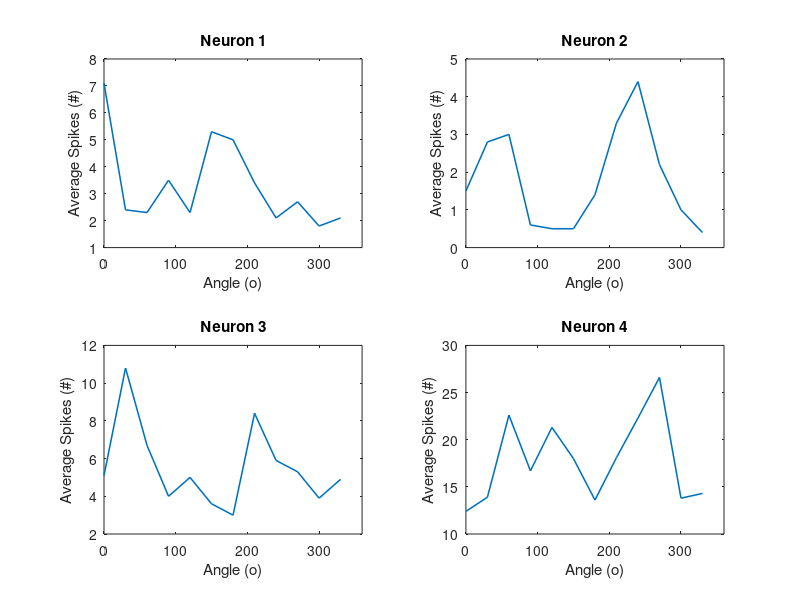

MATLAB code for this plot: (Note: this script raises an error after producing the figure.)
%%
% <latex> 
% \title{BE 521: Homework 5 \\{\normalsize Vision} \\{\normalsize Spring 2021}} 
% \author{42 points} 
% \date{Due: Tuesday, 03/02/2021 10 pm} 
% \maketitle \textbf{Objective:} Visual responses and likelihood
% </latex>

%% 
% <latex> 
% \begin{center} \author{Saif Khawaja \\
%   \normalsize Collaborators: Raveen K \\}
% \end{center} 
% </latex>

%% 
% <latex> 
% \subsection*{V1 Dataset}
% In this homework, you will work with data from 18 cells recorded from mouse primary visual cortex (also known as V1). Cells in this area are responsive to specific angles. Hence, a common stimulation paradigm is to show the subject a sinusoidal grating drifting at a specific angle (see Figure 1).
% \begin{figure}[h!]
%  \centering
%  \includegraphics[width=48px]{figs/grad30.png}
%  \includegraphics[width=48px]{figs/grad60.png}
%  \includegraphics[width=48px]{figs/grad90.png}
%  \caption{Example sinusoidal drifting grating at (in order left to right) 30, 60, and 90 degrees, where the red arrows shows the direction of the drift.}
% \end{figure}
% This data was collected and graciously provided by Daniel Denman in the Contreras Lab, University of Pennsylvania. The file \verb|mouseV1.mat| contains two variables: \verb|neurons|, a cell array representing all the times that each of the 18 cells fired a spike during the approximately 7 minute long experiment, and \verb|stimuli|, which provides the time (first column, in milliseconds) that a given angle (second column) was presented in this experiment.  Note that each stimulus in \verb|stimuli| is presented for exactly 2 seconds, after which a gray screen is presented for approximately 1.5 seconds (therefore each trial is approximately 3.5 seconds in duration.) 
% \section{Stimulus Response (11 pts)} 
% In this section, you will explore the response of the cells to different stimulus angles. 
% \begin{enumerate}
%  \item How many unique grating angles, \textit{m}, are there in \verb|stimuli|? (1 pt)
% </latex>

%%

load("mouseV1.mat")
num_angles = length(unique(stimuli(:,2)))

%%
% <latex> 
%  \item A \emph{tuning curve} is frequently used to study the response of a neuron to a given range of input stimuli. To create tuning curves for this data, calculate the average number of spikes each cell fires in response to each grating angle. Store the result in an $18\times m$ dimensional matrix, where each element represents the response of a single neuron to a particular input stimulus angle, with each neuron assigned a row and each angle assigned a column. In a $2\times 2$ Matlab subplot, plot the tuning curve for the first four cells.  Place the stimulus angle on the x-axis and the number of spikes on the y-axis.  (6 pts)
% </latex>

%%

sorted = cell(num_angles,1);
labels = unique(stimuli(:,2)); 

for i = 1:num_angles
    sorted{i} = stimuli(stimuli(:, 2) == (i-1) * 30, 1);
end

spikes = zeros(18,num_angles);

for theta = 1:num_angles
    for stim_t = 1:length(sorted{theta})
        for ncounter = 1:length(neurons)
            for nactivity = 1:length(neurons{ncounter})
                if neurons{ncounter}(nactivity) >= sorted{theta}(stim_t) & neurons{ncounter}(nactivity) <= (sorted{theta}(stim_t) + 3.5e3)
                    
                    spikes(ncounter, theta) = spikes(ncounter, theta) + 1;
                    
                end
            end
        end
    end
end

tuningCurve = spikes/length(sorted{1});

figure
for i = 1:4
    subplot(2, 2, i) 
    plot(0:30:330,tuningCurve(i,:),"LineWidth",1.125) 
    xlim([0 360])
    title(sprintf("Neuron %d",i)) 
    ylabel("Average Spikes (#)") 
    xlabel("Angle (o)")
end
sgtitle('Tuning Curves')

%% 
% <latex> 
%   \begin{enumerate}
%    \item Look through the tuning response curves of each of the 18 cells.  How reasonable is it to assume that the response of a given cell to angle $\theta$ is the same as its response to angle $\theta+180$? Include at least a few tuning curves to back up your answer. (2 pts)
% </latex>

%%

randang = randperm(num_angles / 2, 3);

for i = 1:3
    figure
    subplot(2, 1, 1)
    plot(1:18, tuningCurve(:,randang(i)),"LineWidth",1.25)
    xlim([1 18])
    title(sprintf("Tuning Curve across Neurons %d degrees", labels(randang(i))))
    ylabel("Average Spikes (#)")
    xlabel("Angle (o)")
    subplot(2,1,2)
    plot(1:18, tuningCurve(:, randang(i) + 6),"LineWidth",1.125) 
    xlim([1 18])
    title(sprintf("Tuning Curve %d degrees", labels(randang(i)+6)))
    ylabel("Average Spikes (#)")
    xlabel("Angle (o)")
end

%% 
% <latex> 
%    \item Does this assumption have any physiological justification (given what you know about the types of cells in V1)? (2 pts)
% </latex>

%%

% Given that the V1 cells process visual information and that the grating
% permits certain angles through, one would see the same stimuli as the
% grating is similarly aligned. We can expect the responses should be identical
% at both angles and therefore the assumption is reasonable. There is some
% variation here, however, but we can speculate this is do to minor physiological
% differences between cells. 

%% 
% <latex> 
%   \end{enumerate}
% \end{enumerate}
% \section{Neural Decoding (31 pts)}
% Suppose we would like to work backwards - that is, for a given neural response, can we predict what the grating angle was? This process is called ``neural decoding,'' and is especially of interest to the BCI motor control community (as we'll see in a later homework). 
% In this section, we will try out an approach which is detailed in Jazayeri \& Movshon 2006 \footnote{A copy of this paper is included if you are curious, but we walk you through the method in this homework.}.
% The method we will use involves finding the maximum likelihood of
% the data. \\ \\
% Here, the data is the number of spikes $s_i$ that cell $i$ fires when the subject sees a stimulus with grating angle $\theta$. One way to think about our likelihood function is to ask the question ``given a stimulus angle $\theta$, how many spikes would I expect this cell to fire?'' We can represent this number of spikes $s_i$ using a Poisson process with parameter $f_i(\theta)$ for a stimulus $\theta$, where $f_i$ represents neuron $i$'s tuning function.
% A Poisson distribution is often used to model count data that occurs at a constant rate, and in this case the rate is given by $f_i(\theta)$. In other words, our likelihood function $L_i(\theta)$ for each neuron $i$ is the probability $p(s_i|\theta)$ of neuron $i$ firing $s_i$ spikes for a given value of $\theta$. 
% The idea in this method is to calculate the log likelihood\footnote{log = natural log unless otherwise specified} function of each neuron and then add them all together to get the log likelihood function of the entire population of ($n$) neurons. We often work with the $\emph{log}$ likelihood because it allows adding of probabilities instead of multiplying, which can lead to numerical problems.
% \begin{align*}
% p(s_i|\theta) \sim &\; Pois(f_i(\theta)) = \frac{f_i(\theta)^{s_i}}{s_i!} e^{-{f_i(\theta)}} \tag{Poisson probability density}\\
% \L_i(\theta) =&\; p(s_i|\theta) \tag{Likelihood of a given neuron firing at $s_i$}\\
% \L(\theta) = &\; \prod_{i=1}^n p(s_i|\theta) \tag{Joint likelihood of all n neurons}\\
% \log \L(\theta) = &\;\sum_{i=1}^n \log L_i(\theta) = \sum_{i=1}^n \log p(s_i|\theta)  \tag{Take log}\\
% \propto &\;  \sum_{i=1}^n s_i \log f_i(\theta) \tag{evaluation of PDF and simplifying}
% \end{align*}
% Thus, we can define the log likelihood for each neuron $i$ as the log of its tuning curve $f_i(\theta)$ times the number of spikes $s_i$ it fires for a particular stimulus $\theta$, and the population log likelihood is simply the summation across all cells. This tells us that, given a set of tuning curves $f_i(\theta)$, we can compute the likelihood of observing our data $s$.
% But we already have those tuning curves for each cell from question 1.2, so all we need to know for a new (hidden) stimulus is how many spikes each neuron fires. Let $\mathbf{s}$ be the $n$-dimensional column vector of the number of spikes each cell fires after the subject is presented with a new stimulus $\theta'$ and let $\mathbf{F}$ be the $n\times m$ matrix representing the tuning curves of each neuron at each of the $m$ stimuli (for us, $m$ is the number of stimuli between 0 and 150 degrees because we assume that all neurons respond equally to $\theta$ and $\theta+180$ degrees.)  We can then compute the log likelihood of the new stimulus $\theta'$ easily using the inner product of $\mathbf{s}$ and $\mathbf{F}$: \verb|L = s'*log(F)|.
% \begin{enumerate}
%  \item Compute the matrix \verb|F| by recalculating the tuning curves you calculated in question 1.2 using only the \textbf{first 70} trials (this is akin to our ``training'' data). You will use the remaining 50 trials (as ``testing'' data) to make predictions. Make a histogram of the number of stimulation angles for the first 70 trials to ensure that each angle (0 to 150) is presented at least a few times. (4 pts)
% </latex>

%%

angsorted = cell(6, 1);

anghist = zeros(70, 1);

startCount = 1;

for i = 1:num_angles / 2
    angsorted{i} = [stimuli(stimuli(1:70, 2) == (i - 1) * 30, 1); 
    stimuli(stimuli(1:70, 2) == (((i - 1) * 30) + 180), 1)];
    totalAngles = length([stimuli(stimuli(1:70,2) == (i-1)*30,1); 
    stimuli(stimuli(1:70,2) == (((i-1)*30) + 180),1)]); 

    anghist(startCount:startCount + totalAngles - 1) = [stimuli(stimuli(1:70,2) == (i-1)*30,2); stimuli(stimuli(1:70,2) == (((i-1)*30) + 180),2) - 180];
    startCount = startCount + totalAngles;
end

F = zeros(18,num_angles/2);

spiketest = zeros(18,num_angles/2);

for theta = 1:num_angles/2
    for stim_t = 1:length(angsorted{theta})
        for ncounter = 1:length(neurons)
            for nactivity = 1:length(neurons{ncounter})
                if neurons{ncounter}(nactivity) >= angsorted{theta}(stim_t) & neurons{ncounter}(nactivity) <= (angsorted{theta}(stim_t) + 3.5e3)
                    spiketest(ncounter,theta) = spiketest(ncounter,theta) + 1;
                end
            end
        end
    end

F(:,theta) = spiketest(:,theta)/(length(angsorted{theta})); 

end

figure
histogram(anghist,6)
xlabel("Angle (o)")
ylabel("Spikes (#)")
title("Distribution of first 70 sample angles")
   
%% 
% <latex> 
%  \item For the 50 ``testing'' trials, compute a $n \times 50$ matrix \verb|S| where each row 
% represents the number of spikes one neuron fired in response to a each of the 50 trials. With this, you can easily compute the log likelihood functions for all the trials at 
% once with the command: \verb|L_test = S'*log(F)|. (Hint: add a small number to \verb|F| to avoid taking the log of 0)
%   \begin{enumerate}
% 	\item Plot the likelihood functions for the first four testing trials in a $2\times 2$ subplot. In the title of each plot, give the trial number (1, 2, 3, or 4) and the true stimulation angle. Make sure to label your axes correctly. (5 pts)
% </latex>

%%

exp_ang = cell(6,1);

for i = 1:num_angles/2
    exp_ang{i} = [stimuli(stimuli(71:120,2) == (i - 1)*30,1); 
        stimuli(stimuli(71:120,2) == (((i-1)*30) + 180),1)];
end

s = zeros(18,50);

for stim_t = 71:120
    for ncounter = 1:length(neurons)
        for nactivity = 1:length(neurons{ncounter})
            if neurons{ncounter}(nactivity) >= stimuli(stim_t,1) & neurons{ncounter}(nactivity) <= (stimuli(stim_t, 1) + 3.5e3)
                
                s(ncounter,stim_t - 70) = s(ncounter,stim_t - 70) + 1;
                
            end
        end
    end
end

L = s' * log(F);

figure
subplot(2, 2, 1)
plot(labels(1:6),L(1,:),'LineWidth',1.125)
xlabel("Angle (o)")
ylabel("Log Likelihood")
title(['Trial 1 | Stim Angle = ', num2str(stimuli(71,2)),' degrees'])
subplot(2,2,3)
plot(labels(1:6),L(3,:),'LineWidth',1.125)
xlabel("Angle (o)")
ylabel("Log Likelihood") 
title(['Trial 3 | Stim Angle = ', num2str(stimuli(73,2)),' degrees'])
subplot(2, 2, 2)
plot(labels(1:6),L(2,:),'LineWidth',1.125)
xlabel("Angle (o)")
ylabel("Log Likelihood") 
title(['Trial 2 | Stim Angle = ', num2str(stimuli(72,2)-180),' degrees'])
subplot(2,2,4)
plot(labels(1:6),L(4,:),'LineWidth',1.125)
xlabel("Angle (o)")
ylabel("Log Likelihood") 
title(['Trial 4 | Stim Angle = ', num2str(stimuli(74,2)),' degrees'])

%% 
% <latex> 
% 	\item How well do these four likelihood functions seem to match the true stimulation angle? Explain in a few sentences. (3 pts)
% </latex>

%%

% There is some success since they predicted 3/4 of the graphs as well as
% demonstrate peak likelihoods for 1, 2 and 3. 1 and 3 did have a high
% likelihood at other angles, so the functions are only marginally
% sufficient to determine given a sizeable error that independently might
% provide alternative conclusions.

%% 
% <latex> 
% 	\item Compute the maximum likelihood estimate (MLE) for each of
% 	the 50 trials. This is another way of asking which angle $\theta$ has the highest probability.
% 	\[ \hat{\theta}_{MLE} = \arg\max_\theta\; L(\theta) = \arg\max_\theta\; \log L(\theta) \]
% 	In what percentage of the 50 trials did your MLE correctly predict the stimulation angle [0-150]? (5 pts)
% </latex>

%%

expang = zeros(50, 2);

for i = 1:50
    if stimuli(70 + i,2) >= 180
        expang(i,1) = stimuli(70 + i,2) - 180;
    else
        expang(i,1) = stimuli(70 + i,2);
    end
    [~, ColInd] = max(L(i,:)); 

    expang(i,2) = labels(ColInd);
end

Correct = (sum(expang(:,1) == expang(:,2)))/50*100

% 42% Accuracy
%% 
% <latex> 
% 	\item 
% 	In a few sentences, discuss how well this method worked for predicting the input angle from the response of the 18 neurons.  What might you change in the experimental protocol to try and get a better prediction? (3 pts)  
% 	\end{enumerate}
% </latex>

%%

% We can see that, although 42% is not very accurate independently, this method
% performed better instead of random selection of angles. Gathering more data by
% conducting more trials would lead to more success in a
% Poisson-distributed system as there would be less sway in statistics by
% particular outlier values, which provides a better foundation for
% predictive capabilities. Adjustments to the process to use a greater
% number of nerons could also be more successful with the likelihood
% prediction using the whole population and more data provides more
% informatoin for a more representative conclusion. 

%% 
% <latex> 
%   \item It is important to show that your findings are not a result of chance. One way to demonstrate this is using a ``permutation test.'' Here, we will perform a permutation test by randomly reassigning new grating angles to the 50 test responses and then calculating how often the new grating angles match the true stimulation angles.
% 	\begin{enumerate}
% 	 \item Simulate the chance prediction (the ``null'' distribution) by randomly reassigning the stimulation angles 1000 times.  For each permutation, calculate the percent accuracy of each label. Create a histogram of the 1000 accuracy measurements for the null distribution. Add a red vertical line with the accuracy calculated from using the Jazayeri method above. (4 pts) 
% </latex>

%%

permt = zeros(50,2);

permt(:,2) = stimuli(71:120,2);

perma = zeros(1000,1);

permt(permt(:,2) >=180, 2) = permt(permt(:,2) >=180, 2) - 180; 

for p = 1:1000
    
    random = randi(6,50,1);
    permt(:,1) = labels(random); 
    
    Correct = sum(permt(:,1) == permt(:,2)); perma(p) = (Correct/50) * 100;
end

figure
hold on
histogram(perma) 
xline(42,'r','LineWidth',1.125) 
ylabel("Count (#)")
xlabel("Percentage Accuracy") 
title("Null Distribution Histogram")
%% 
% <latex> 
% 	 \item Is the null distribution what you expected? Explain. (1 pt)
% </latex>

%%

% With the approximate centering around 1/6 (16.67%), the Gaussian
% distribution is centered around the expectated value (1/6's bin has the
% highest count), and so we received an expected shape.

%% 
% <latex> 
% 	\item What is the probability that your actual accuracy measurement comes from the null-distribution?  That is, calculate the fraction of permutation samples with accuracy \emph{more extreme} relative to the mean of the null distribution (less than your measurement if your value is less than the mean, or more than your measurement if your value is more than the mean). (2 pts)
% </latex>

%%

count = sum(perma >= 42);

pVal = (count/1000) * 100

%% 
% <latex> 
% 	\item What would the probability be if your accuracy had been 25\%? (1 pt) 
% </latex>

%%

count = sum(perma >= 25); 

pVal = (count/1000) * 100

%% 
% <latex> 
% 	\item What is this value typically called? (1 pt) 
% </latex>

%%
% The p-value.

%% 
% <latex> 
% 	\end{enumerate}  
%   \item The tuning curves and neuron responses to a new trial were calculated using the number of spikes each neuron fired after the stimulation. But what if a particular neuron just happens to fire a lot and fires even more when it gets a stimulus to which it's tuned? Those neurons could ``swamp'' the log likelihood estimate given in Equation 1 by virtue of just having a larger average $s_i$ and $f_i(\theta)$.
%   How might we correct for this type of behavior?  Suggest a possible method. (2 pts)
% </latex>

%%

% Before we perform calculations with si and fi(θ), we could average each
% to neuron to itself with say individual fire counts and max firing coutns
% to normalize the activity to each neuron (and particular values will not
% skew the distribution). 

%% 
% <latex> 
% \end{enumerate}
% \end{document}
% </latex>
